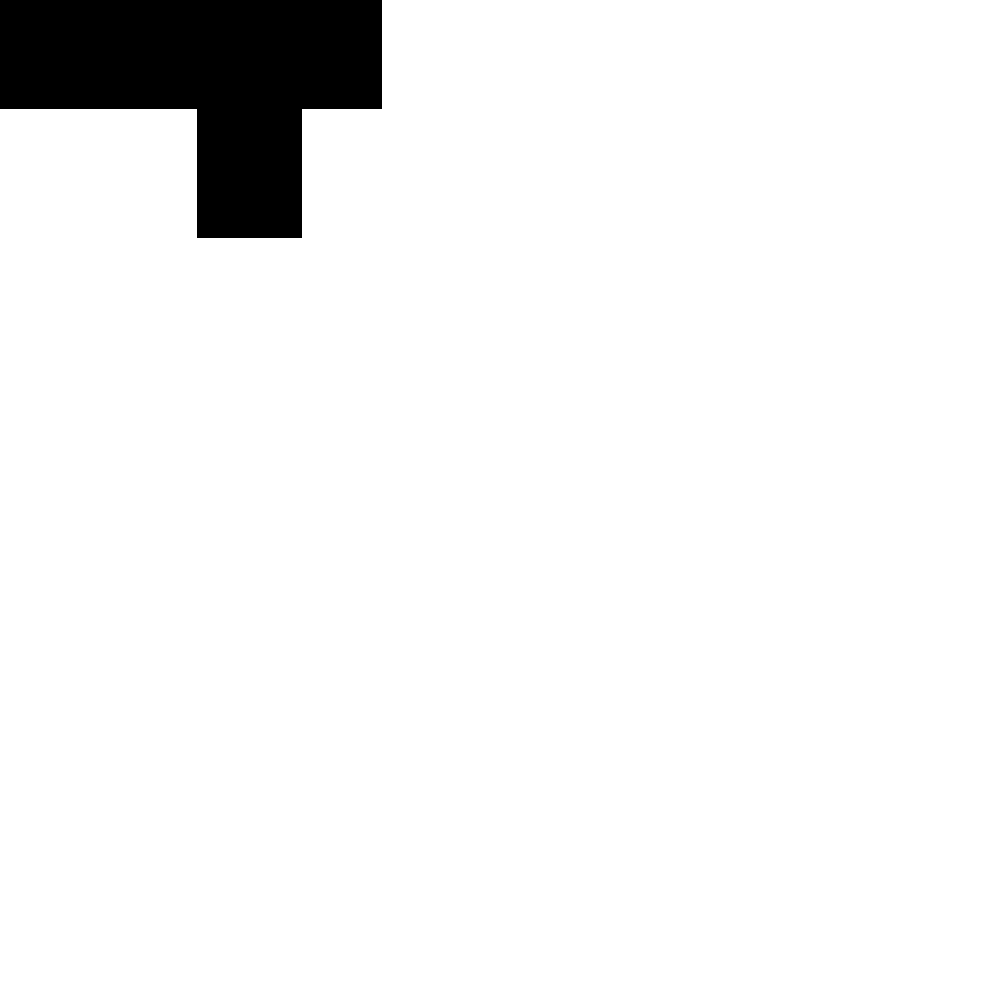
Frame 1 (no input)
Frame 60 (the mouse pressed at the canvas centre just before this capture): identical to frame 1, image omitted
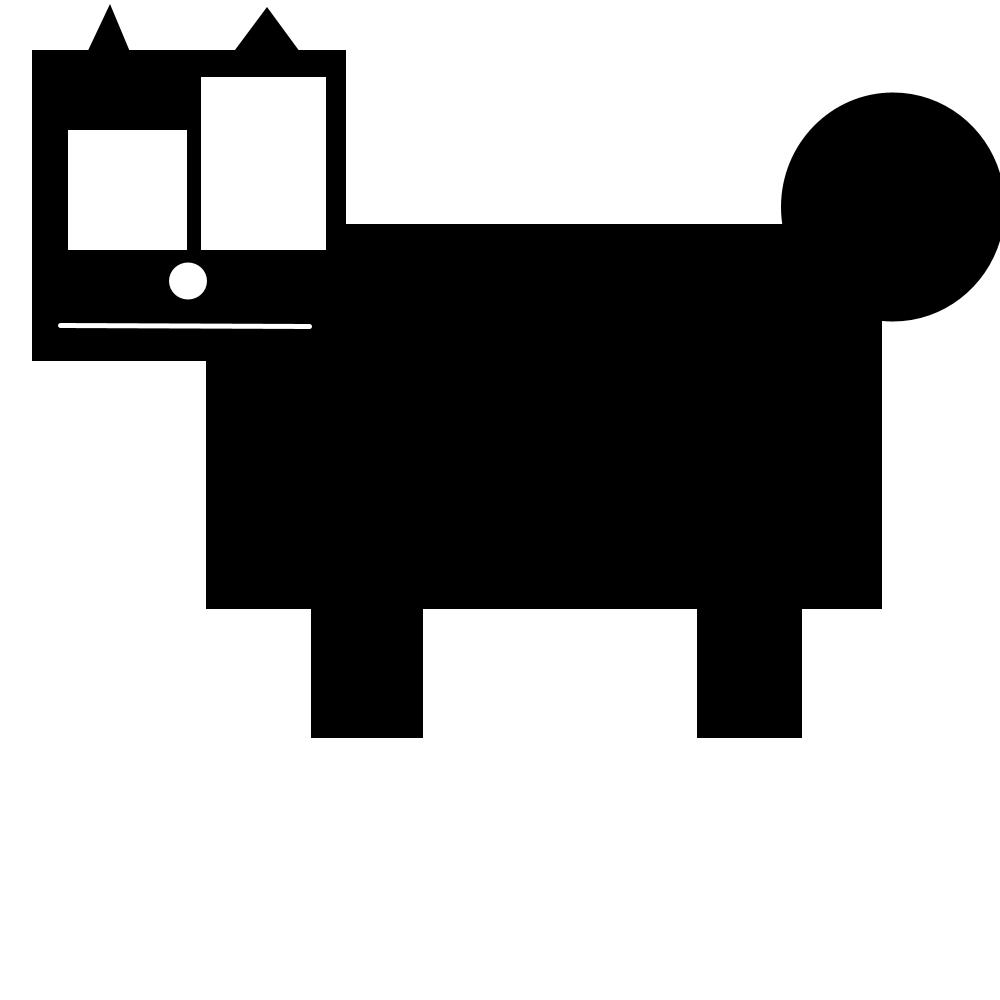
Frame 120 (the mouse held since frame 60 and released just before this capture)

The Processing sketch that drew these frames (run headless with seeded random() and noise(); from frame 60 on, the mouse is pressed at the canvas centre):

// Processing sketch: Helton_P2
// ── Helton_P2.pde
//Tanner Helton
void setup() {
  //Set size and mode of rectangles
  size(1000, 1000);
  rectMode(CORNERS);
}
void draw() {
  float x = mouseX;
  float y = mouseY;
  float f = 500;
  stroke(0);
  noStroke();
  strokeWeight(1);
  background(255);
  fill(0);
  //Works with this, but not a part of the assignment translate(x-f, y-f);
  triangle(x-(f-84), y-(f-59), x-(f-110), y-(f-4), x-(f-133), y-(f-59));
  triangle(x-(f-232), y-(f-54), x-(f-300), y-(f-52), x-(f-267), y-(f-7));
  rect(x-468, y-450, x-(f-346), y-(f-361));
  rect(x-(f-206), y-(f-224), x+(882-f), y+(609-f));
  fill(255);
  rect(x-(f-68), y-(f-130), x-(f-187), y-(f-250));
  rect(x-(f-326), y-(f-77), x-(f-201), y-(f-250));
  ellipse(x-(f-188), y-(f-281), 38, 37);
  fill(0);
  rect(x-(f-311), y-(f-338), x-(f-423), y+(738-f));  
  rect(x+(697-f), y-(f-421), x+(802-f), y+(738-f));
  ellipse(x+(893-f), y-(f-207), 224, 229);
  stroke(255);
  strokeWeight(5);
  line(x-(f-309), y-(f-326), x-(f-60), y-(f-325));
}
